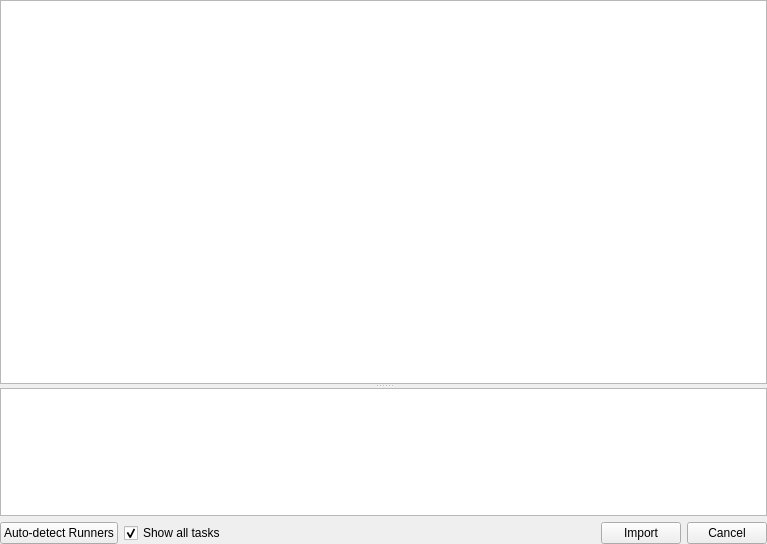
<?xml version="1.0" encoding="UTF-8"?>
<ui version="4.0">
 <class>ImportFromCloudWidget</class>
 <widget class="QWidget" name="ImportFromCloudWidget">
  <property name="geometry">
   <rect>
    <x>0</x>
    <y>0</y>
    <width>767</width>
    <height>544</height>
   </rect>
  </property>
  <property name="windowTitle">
   <string>Widget</string>
  </property>
  <layout class="QVBoxLayout" name="verticalLayout">
   <property name="leftMargin">
    <number>0</number>
   </property>
   <property name="topMargin">
    <number>0</number>
   </property>
   <property name="rightMargin">
    <number>0</number>
   </property>
   <property name="bottomMargin">
    <number>0</number>
   </property>
   <item>
    <widget class="QWidget" name="widget" native="true">
     <layout class="QVBoxLayout" name="verticalLayout_2">
      <property name="leftMargin">
       <number>0</number>
      </property>
      <property name="topMargin">
       <number>0</number>
      </property>
      <property name="rightMargin">
       <number>0</number>
      </property>
      <property name="bottomMargin">
       <number>0</number>
      </property>
      <item>
       <widget class="QSplitter" name="splitter">
        <property name="orientation">
         <enum>Qt::Vertical</enum>
        </property>
        <property name="childrenCollapsible">
         <bool>false</bool>
        </property>
        <widget class="QAdvancedTreeView" name="tasks_tree">
         <property name="sizePolicy">
          <sizepolicy hsizetype="Expanding" vsizetype="Expanding">
           <horstretch>0</horstretch>
           <verstretch>3</verstretch>
          </sizepolicy>
         </property>
         <property name="alternatingRowColors">
          <bool>true</bool>
         </property>
         <property name="selectionMode">
          <enum>QAbstractItemView::ExtendedSelection</enum>
         </property>
         <property name="textElideMode">
          <enum>Qt::ElideMiddle</enum>
         </property>
         <property name="rootIsDecorated">
          <bool>false</bool>
         </property>
         <property name="uniformRowHeights">
          <bool>true</bool>
         </property>
         <property name="sortingEnabled">
          <bool>true</bool>
         </property>
         <property name="allColumnsShowFocus">
          <bool>true</bool>
         </property>
        </widget>
        <widget class="QAdvancedTreeView" name="runner_tree">
         <property name="sizePolicy">
          <sizepolicy hsizetype="Expanding" vsizetype="Expanding">
           <horstretch>0</horstretch>
           <verstretch>1</verstretch>
          </sizepolicy>
         </property>
         <property name="alternatingRowColors">
          <bool>true</bool>
         </property>
         <property name="selectionMode">
          <enum>QAbstractItemView::ExtendedSelection</enum>
         </property>
         <property name="textElideMode">
          <enum>Qt::ElideMiddle</enum>
         </property>
         <property name="rootIsDecorated">
          <bool>false</bool>
         </property>
         <property name="uniformRowHeights">
          <bool>true</bool>
         </property>
         <property name="sortingEnabled">
          <bool>true</bool>
         </property>
         <property name="allColumnsShowFocus">
          <bool>true</bool>
         </property>
        </widget>
       </widget>
      </item>
     </layout>
    </widget>
   </item>
   <item>
    <widget class="QWidget" name="button_widget" native="true">
     <layout class="QHBoxLayout" name="horizontalLayout">
      <property name="leftMargin">
       <number>0</number>
      </property>
      <property name="topMargin">
       <number>0</number>
      </property>
      <property name="rightMargin">
       <number>0</number>
      </property>
      <property name="bottomMargin">
       <number>0</number>
      </property>
      <item>
       <widget class="QPushButton" name="auto_detect_runners_button">
        <property name="text">
         <string>Auto-detect Runners</string>
        </property>
       </widget>
      </item>
      <item>
       <widget class="QCheckBox" name="show_all_tasks_checkbox">
        <property name="text">
         <string>Show all tasks</string>
        </property>
        <property name="checked">
         <bool>true</bool>
        </property>
       </widget>
      </item>
      <item>
       <spacer name="horizontalSpacer">
        <property name="orientation">
         <enum>Qt::Horizontal</enum>
        </property>
        <property name="sizeHint" stdset="0">
         <size>
          <width>40</width>
          <height>20</height>
         </size>
        </property>
       </spacer>
      </item>
      <item>
       <widget class="QPushButton" name="import_button">
        <property name="text">
         <string>Import</string>
        </property>
       </widget>
      </item>
      <item>
       <widget class="QPushButton" name="cancel_button">
        <property name="text">
         <string>Cancel</string>
        </property>
       </widget>
      </item>
     </layout>
    </widget>
   </item>
  </layout>
 </widget>
 <layoutdefault spacing="6" margin="11"/>
 <customwidgets>
  <customwidget>
   <class>QAdvancedTreeView</class>
   <extends>QTreeView</extends>
   <header>CustomQt/QAdvancedTreeView.h</header>
  </customwidget>
 </customwidgets>
 <resources/>
 <connections/>
</ui>
